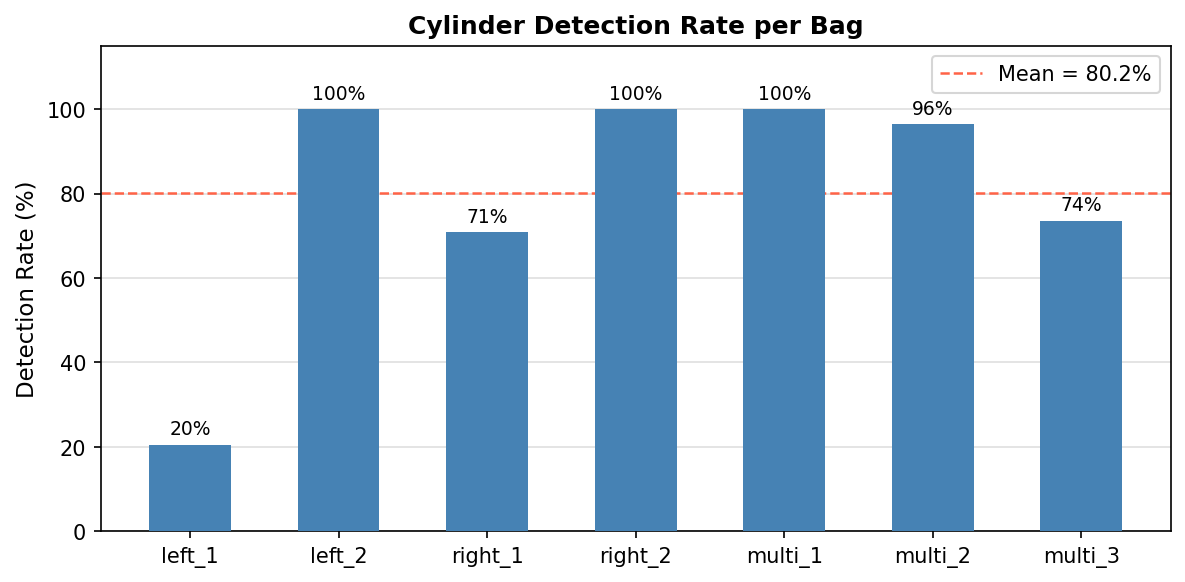
#> input picture Images/fig_detection_rate.png, 1185 x 582 px; its folder holds 2 pictures in this run
$ python debug_crops.py
#> lines starting #> are read from the running program, lines starting #| are printed output that depends on the picture; after the words box and inside, x2 and y2 are one past the last pixel; in counts of white or black regions, pixels touching at a corner belong together
#> further down, image is the input picture: shape (582, 1185, 3); mean B, G, R 228, 214, 197.4
### task3/detect.py
"""
detect.py — Orange cylinder detection via HSV colour segmentation.

Workflow:
  1. Undistort the input image using calibration parameters.
  2. Convert to HSV and threshold for orange pixels (two hue sub-ranges to
     catch orange that wraps around hue=0 in OpenCV's 0-179 scale).
  3. Morphologically clean the mask, then find contours.
  4. Filter contours by area and aspect ratio to keep likely cylinders.
  5. Merge vertically stacked boxes that belong to the same cylinder — the
     sign (non-orange) splits each cylinder into an upper and lower blob.
  6. The sign crop is the gap region between the two merged sub-boxes.
"""

import cv2
import numpy as np
from pathlib import Path


# ── Colour thresholds ────────────────────────────────────────────────────────
# Orange in OpenCV HSV (H: 0-179, S: 0-255, V: 0-255).
# We cover two sub-ranges so that deep orange / reddish-orange is caught.
ORANGE_LOWER_1 = np.array([0, 50, 50],  dtype=np.uint8)
ORANGE_UPPER_1 = np.array([25, 255, 255], dtype=np.uint8)
ORANGE_LOWER_2 = np.array([165, 120, 80],  dtype=np.uint8)
ORANGE_UPPER_2 = np.array([179, 255, 255], dtype=np.uint8)

# Contour filtering
MIN_AREA   = 400    # px² — discard tiny noise blobs
MAX_AREA   = 80_000 # px² — discard full-frame blobs
MIN_ASPECT = 0.15   # width/height — very wide blobs are probably not cylinders
MAX_ASPECT = 2.5    # width/height — also discard very wide blobs

# Merging: two boxes are the same cylinder if their horizontal centres are
# within this many pixels of each other and they are vertically close/touching.
MERGE_X_TOL   = 60    # px — max horizontal centre distance to consider same cylinder
MERGE_Y_GAP   = 80    # px — max vertical gap between boxes to attempt merge

SIGN_MIN_PX   = 20    # skip sign crops smaller than this in either dimension


def detect_cylinders(image: np.ndarray,
                     K: np.ndarray,
                     dist: np.ndarray,
                     undistort: bool = True
                     ) -> tuple[list[tuple[int,int,int,int]], list[np.ndarray]]:
    """
    Detect orange cylinders in *image* and return their bounding boxes plus
    the corresponding sign-region crops.

    Parameters
    ----------
    image     : BGR image (H x W x 3, uint8).
    K         : 3x3 camera intrinsic matrix.
    dist      : distortion coefficient vector (5 values).
    undistort : if True, undistort the image before processing.

    Returns
    -------
    boxes      : list of (x, y, w, h) rectangles — one per detected cylinder.
    sign_crops : list of BGR crops — one per detected cylinder (may be empty
                 if the crop would be too small).
    """
#> called with K = array of shape (3, 3), dist = array of shape (5,), undistort = True
    if undistort:
        h, w = image.shape[:2]
#> h = 582; w = 1185
        new_K, roi = cv2.getOptimalNewCameraMatrix(K, dist, (w, h), 1, (w, h))
#> roi = (21, 227, 639, 84)
        image = cv2.undistort(image, K, dist, None, new_K)
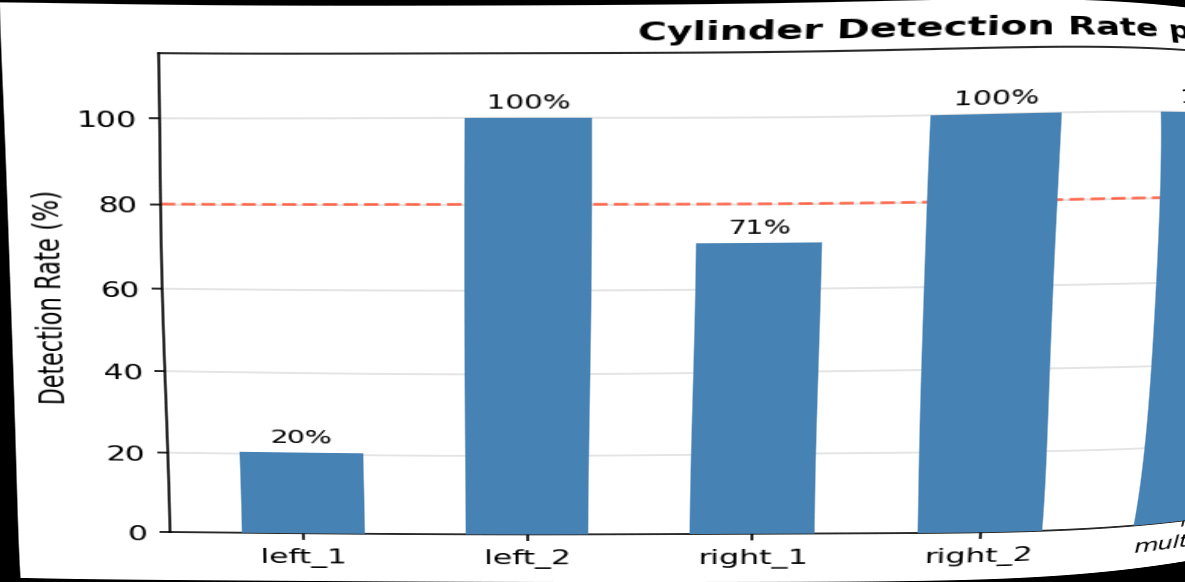
#> image: shape (582, 1185, 3); mean of channels 0, 1, 2 226.2, 214.2, 200.1; drawn as B, G, R

    # ── HSV thresholding ─────────────────────────────────────────────────────
    hsv  = cv2.cvtColor(image, cv2.COLOR_BGR2HSV)
#> hsv: shape (582, 1185, 3); mean H, S, V 25.4, 37.9, 226.5
    mask = (cv2.inRange(hsv, ORANGE_LOWER_1, ORANGE_UPPER_1) |
            cv2.inRange(hsv, ORANGE_LOWER_2, ORANGE_UPPER_2))
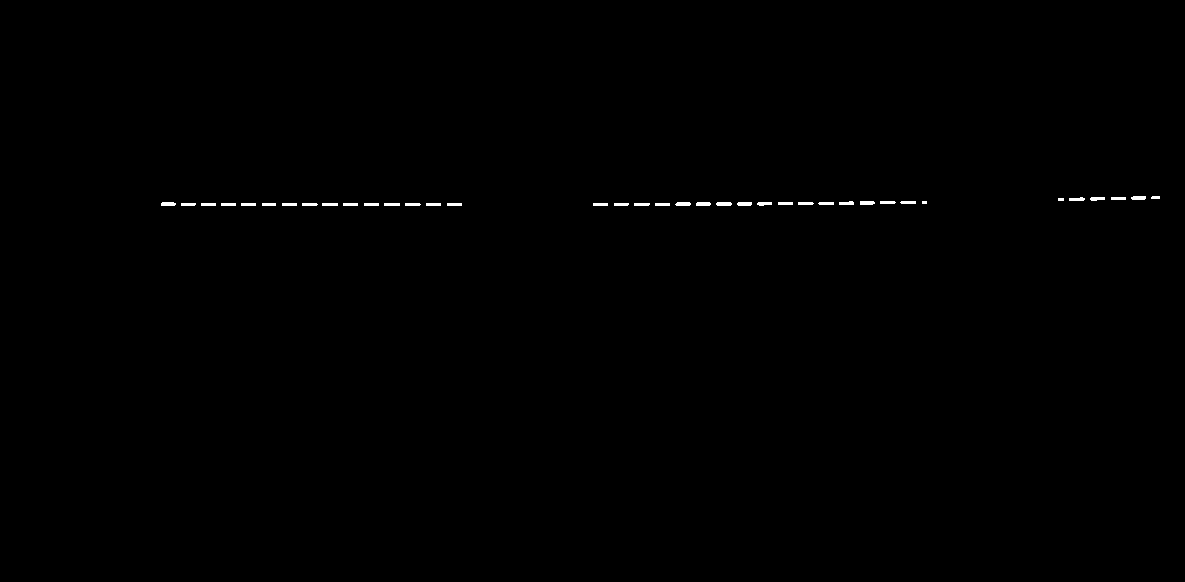
#> mask: shape (582, 1185); 0.25% white; 38 white regions (2 under 20 px), largest, box (x1, y1, x2, y2) and area: (716, 202, 732, 206) 60, (675, 202, 691, 206) 58, (860, 201, 875, 205) 57

    # ── Morphological clean-up ───────────────────────────────────────────────
    kernel = cv2.getStructuringElement(cv2.MORPH_ELLIPSE, (5, 5))
    mask   = cv2.morphologyEx(mask, cv2.MORPH_OPEN,  kernel, iterations=2)
#> mask: shape (582, 1185); every value is 0
    mask   = cv2.morphologyEx(mask, cv2.MORPH_CLOSE, kernel, iterations=2)

    # ── Contour detection ────────────────────────────────────────────────────
    contours, _ = cv2.findContours(mask, cv2.RETR_EXTERNAL,
                                   cv2.CHAIN_APPROX_SIMPLE)
#> contours = []

    raw_boxes : list[tuple[int,int,int,int]] = []

    for cnt in contours:
        area = cv2.contourArea(cnt)
        if not (MIN_AREA <= area <= MAX_AREA):
            continue
        x, y, w, h = cv2.boundingRect(cnt)
        aspect = w / max(h, 1)
        if not (MIN_ASPECT <= aspect <= MAX_ASPECT):
            continue
        raw_boxes.append((x, y, w, h))
#> this loop made 0 passes
#> after the loop, raw_boxes = []

    # ── Merge vertically stacked boxes from the same cylinder ────────────────
    # The sign (non-orange) splits each cylinder into an upper and lower blob.
    # We group boxes by horizontal proximity then merge each group into one
    # combined box; the sign crop is the gap between the sub-boxes.
    merged_boxes, sign_crops = _merge_boxes(image, raw_boxes)
#> merged_boxes = []; sign_crops = []
    return merged_boxes, sign_crops


def _merge_boxes(image: np.ndarray,
                 boxes: list[tuple[int,int,int,int]]
                 ) -> tuple[list[tuple[int,int,int,int]], list[np.ndarray]]:
    """
    Group raw boxes into cylinders by horizontal proximity, merge each group
    into one spanning box, and extract the sign crop from the gap between the
    upper and lower sub-boxes.

    For a single unmerged box (no partner found) the sign crop falls back to
    the middle third of the box.
    """
    if not boxes:
        return [], []

    used   = [False] * len(boxes)
    merged : list[tuple[int,int,int,int]] = []
    crops  : list[np.ndarray]             = []

    # Sort top-to-bottom so the first box in each group is always the upper one
    boxes = sorted(boxes, key=lambda b: b[1])

    for i, (xi, yi, wi, hi) in enumerate(boxes):
        if used[i]:
            continue
        cx_i = xi + wi // 2

        # Find the best partner: same horizontal column, directly below, close
        best_j   = -1
        best_gap = MERGE_Y_GAP + 1

        for j, (xj, yj, wj, hj) in enumerate(boxes):
            if j <= i or used[j]:
                continue
            cx_j = xj + wj // 2
            if abs(cx_i - cx_j) > MERGE_X_TOL:
                continue          # different column
            gap = yj - (yi + hi)  # vertical gap between bottom of i and top of j
            if 0 <= gap <= MERGE_Y_GAP and gap < best_gap:
                best_gap = gap
                best_j   = j

        if best_j >= 0:
            # ── Merge the two boxes ──────────────────────────────────────────
            xj, yj, wj, hj = boxes[best_j]
            mx = min(xi, xj)
            my = yi
            mw = max(xi + wi, xj + wj) - mx
            mh = (yj + hj) - yi
            merged.append((mx, my, mw, mh))
            used[i] = used[best_j] = True

            # Sign crop = the gap between bottom of upper box and top of lower
            gap_y0 = yi + hi
            gap_y1 = yj
            crop   = image[gap_y0:gap_y1, mx:mx + mw]
        else:
            # ── No partner — use middle third of the single box ──────────────
            merged.append((xi, yi, wi, hi))
            used[i] = True
            gap_y0  = yi + hi // 3
            gap_y1  = yi + (2 * hi) // 3
            crop    = image[gap_y0:gap_y1, xi:xi + wi]

        if crop.shape[0] >= SIGN_MIN_PX and crop.shape[1] >= SIGN_MIN_PX:
            crops.append(crop)
        else:
            crops.append(np.zeros((SIGN_MIN_PX, SIGN_MIN_PX, 3), dtype=np.uint8))

    return merged, crops


# [55 lines left out: functions draw_detections, save_detection_image, not called in this run]

### task3/debug_crops.py
"""
debug_crops.py — saves side-by-side images showing the full cylinder bounding
box alongside the current sign crop, so you can visually determine the correct
SIGN_START / SIGN_END values in detect.py.
"""
import sys
from pathlib import Path
sys.path.insert(0, str(Path(__file__).parent))

import cv2
import numpy as np
from calibration import K, dist
from detect import detect_cylinders

IMG_DIR = Path.home() / "extracted_data/extracted/traffic_signs_multiple_2/images/images"
OUT_DIR = Path(__file__).parent / "output" / "debug_crops"
OUT_DIR.mkdir(parents=True, exist_ok=True)

imgs   = sorted(IMG_DIR.glob("*.png"))
# Sample every 10th image across the sequence
sample = imgs[::10][:20]

saved = 0
for img_path in sample:
    image = cv2.imread(str(img_path))
    if image is None:
        continue

    boxes, crops = detect_cylinders(image, K, dist)
#> boxes = []; crops = []

    for j, (box, crop) in enumerate(zip(boxes, crops)):
        x, y, w, h = box

        # Full cylinder crop with crop region marked
        full = image[y:y+h, x:x+w].copy()
        # Show the middle-third region (where gap crop lands for merged boxes)
        y0 = h // 3
        y1 = (2 * h) // 3
        cv2.rectangle(full, (0, y0), (w-1, y1), (0, 255, 0), 2)
        cv2.putText(full, "sign region",
                    (4, y0 - 4), cv2.FONT_HERSHEY_SIMPLEX, 0.5, (0,255,0), 1)

        # Resize both to same height for side-by-side
        target_h = 200
        def resize_h(img, th):
            if img.shape[0] == 0 or img.shape[1] == 0:
                return np.zeros((th, th, 3), dtype=np.uint8)
            scale = th / img.shape[0]
            return cv2.resize(img, (max(1, int(img.shape[1]*scale)), th))

        left  = resize_h(full, target_h)
        right = resize_h(crop, target_h)

        # Label them
        cv2.putText(left,  "FULL BOX (green=crop region)",
                    (4, 16), cv2.FONT_HERSHEY_SIMPLEX, 0.4, (0,255,255), 1)
        cv2.putText(right, "CURRENT CROP (sent to model)",
                    (4, 16), cv2.FONT_HERSHEY_SIMPLEX, 0.4, (0,255,255), 1)

        combined = np.hstack([left, np.ones((target_h, 4, 3), dtype=np.uint8)*128, right])
        out_path = OUT_DIR / f"{img_path.stem}_cyl{j}.jpg"
        cv2.imwrite(str(out_path), combined)
        saved += 1
#> after the loop, saved = 0

print(f"Saved {saved} debug images to {OUT_DIR.resolve()}")
#| Saved 0 debug images to task3/output/debug_crops
print("Right panel = sign crop sent to model. Left panel = full merged box with region marked.")
print("If crops look wrong, adjust MERGE_X_TOL / MERGE_Y_GAP in detect.py.")
